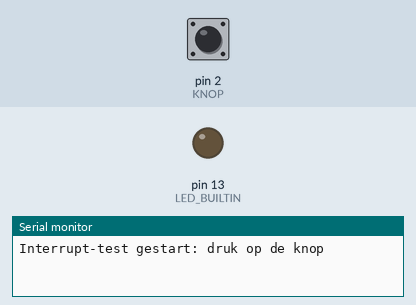
A sketch run on a simulated Arduino Uno, built with avr-gcc and run on an emulated ATmega328P. On the bench: output pins drawn as LEDs (lit = HIGH), the last lines printed to the serial monitor. The inputs (shaded band) are chosen by the test bench; at power-on: pin 2 (KNOP) HIGH.

Above: at 1.2 s.
1.3 s: pin 2 (KNOP) pulled LOW for 0.15 s
At 2.5 s:
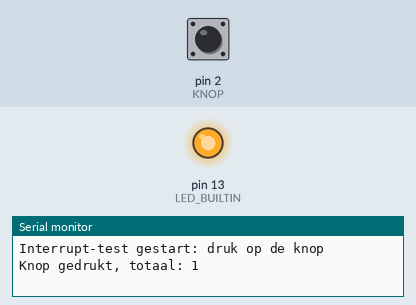
2.9 s: pin 2 (KNOP) pulled LOW for 1 s
At 3.7 s:
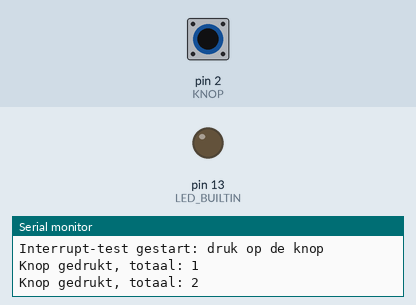
5.4 s: pin 2 (KNOP) pulled LOW for 3.2 s
At 6.8 s:
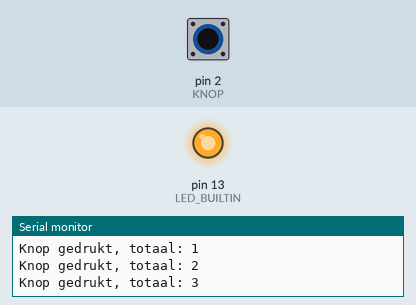
Timing chart, 0 to 8.4 s (numbered marks = the images above; inputs shaded):
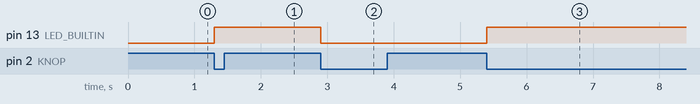

Measured:
- after the input at 1.3 s, pin 13 (LED_BUILTIN): LOW → HIGH at once
- after the input at 2.9 s, pin 13 (LED_BUILTIN): HIGH → LOW at once
- after the input at 5.4 s, pin 13 (LED_BUILTIN): LOW → HIGH at once

The sketch:

Interrupt.ino
```cpp
// Interrupt-test start/stop-knop
// Drukknop tussen D2 en GND, geen externe weerstand: D2 staat op INPUT_PULLUP (interne pull-up ~20-50 kOhm).
// Niet ingedrukt = HIGH, ingedrukt = LOW -> interrupt op de dalende flank (FALLING).
// Serial Monitor: 115200 baud

const int KNOP = 2;
const unsigned long DEBOUNCE_MS = 200;

volatile unsigned long laatsteDruk = 0;
volatile unsigned int teller = 0;
volatile bool nieuweDruk = false;

void knopISR() {
  unsigned long nu = millis();
  if (nu - laatsteDruk > DEBOUNCE_MS) {
    laatsteDruk = nu;
    teller++;
    nieuweDruk = true;
  }
}

void setup() {
  Serial.begin(115200);
  pinMode(KNOP, INPUT_PULLUP);
  pinMode(LED_BUILTIN, OUTPUT);
  attachInterrupt(digitalPinToInterrupt(KNOP), knopISR, FALLING);
  Serial.println("Interrupt-test gestart: druk op de knop");
}

void loop() {
  if (nieuweDruk) {
    noInterrupts();                        // gedeelde variabelen veilig kopieren
    unsigned int t = teller;
    nieuweDruk = false;
    interrupts();
    digitalWrite(LED_BUILTIN, !digitalRead(LED_BUILTIN));
    Serial.print("Knop gedrukt, totaal: ");
    Serial.println(t);
  }
}
```
